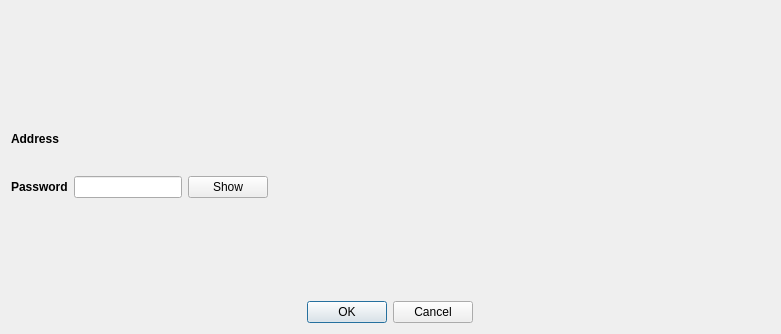
<?xml version="1.0" encoding="UTF-8"?>
<ui version="4.0">
 <class>UnlockDialog</class>
 <widget class="QDialog" name="UnlockDialog">
  <property name="geometry">
   <rect>
    <x>0</x>
    <y>0</y>
    <width>781</width>
    <height>334</height>
   </rect>
  </property>
  <property name="windowTitle">
   <string>Unlock account</string>
  </property>
  <property name="styleSheet">
   <string notr="true"/>
  </property>
  <layout class="QVBoxLayout" name="verticalLayout">
   <item>
    <layout class="QHBoxLayout" name="horizontalLayout">
     <item>
      <widget class="QLabel" name="imageLabel">
       <property name="maximumSize">
        <size>
         <width>200</width>
         <height>200</height>
        </size>
       </property>
       <property name="text">
        <string/>
       </property>
       <property name="pixmap">
        <pixmap resource="../../icons/tikka.slots.pyqt.resources.icons.index.qrc">:/images/unlocked</pixmap>
       </property>
       <property name="scaledContents">
        <bool>true</bool>
       </property>
      </widget>
     </item>
    </layout>
   </item>
   <item>
    <layout class="QGridLayout" name="gridLayout">
     <item row="0" column="0">
      <widget class="QLabel" name="addressLabel">
       <property name="font">
        <font>
         <weight>75</weight>
         <bold>true</bold>
        </font>
       </property>
       <property name="text">
        <string>Address</string>
       </property>
      </widget>
     </item>
     <item row="1" column="0">
      <widget class="QLabel" name="passwordLabel">
       <property name="sizePolicy">
        <sizepolicy hsizetype="Fixed" vsizetype="Preferred">
         <horstretch>0</horstretch>
         <verstretch>0</verstretch>
        </sizepolicy>
       </property>
       <property name="font">
        <font>
         <weight>75</weight>
         <bold>true</bold>
        </font>
       </property>
       <property name="text">
        <string>Password</string>
       </property>
      </widget>
     </item>
     <item row="1" column="1">
      <widget class="QLineEdit" name="passwordLineEdit">
       <property name="sizePolicy">
        <sizepolicy hsizetype="Fixed" vsizetype="Fixed">
         <horstretch>0</horstretch>
         <verstretch>0</verstretch>
        </sizepolicy>
       </property>
       <property name="text">
        <string/>
       </property>
       <property name="echoMode">
        <enum>QLineEdit::Password</enum>
       </property>
       <property name="alignment">
        <set>Qt::AlignCenter</set>
       </property>
      </widget>
     </item>
     <item row="1" column="2">
      <widget class="QPushButton" name="showButton">
       <property name="sizePolicy">
        <sizepolicy hsizetype="Minimum" vsizetype="Preferred">
         <horstretch>0</horstretch>
         <verstretch>0</verstretch>
        </sizepolicy>
       </property>
       <property name="text">
        <string>Show</string>
       </property>
      </widget>
     </item>
     <item row="1" column="4">
      <spacer name="horizontalSpacer">
       <property name="orientation">
        <enum>Qt::Horizontal</enum>
       </property>
       <property name="sizeHint" stdset="0">
        <size>
         <width>40</width>
         <height>20</height>
        </size>
       </property>
      </spacer>
     </item>
     <item row="0" column="1" colspan="4">
      <widget class="QLabel" name="addressValueLabel">
       <property name="sizePolicy">
        <sizepolicy hsizetype="Expanding" vsizetype="Preferred">
         <horstretch>0</horstretch>
         <verstretch>0</verstretch>
        </sizepolicy>
       </property>
       <property name="text">
        <string/>
       </property>
      </widget>
     </item>
    </layout>
   </item>
   <item alignment="Qt::AlignHCenter">
    <widget class="QLabel" name="errorLabel">
     <property name="styleSheet">
      <string notr="true">color : rgb(255, 0, 0)</string>
     </property>
     <property name="text">
      <string/>
     </property>
    </widget>
   </item>
   <item alignment="Qt::AlignHCenter">
    <widget class="QDialogButtonBox" name="buttonBox">
     <property name="enabled">
      <bool>true</bool>
     </property>
     <property name="orientation">
      <enum>Qt::Horizontal</enum>
     </property>
     <property name="standardButtons">
      <set>QDialogButtonBox::Cancel|QDialogButtonBox::Ok</set>
     </property>
    </widget>
   </item>
  </layout>
 </widget>
 <resources>
  <include location="../../icons/tikka.slots.pyqt.resources.icons.index.qrc"/>
 </resources>
 <connections>
  <connection>
   <sender>buttonBox</sender>
   <signal>accepted()</signal>
   <receiver>UnlockDialog</receiver>
   <slot>accept()</slot>
   <hints>
    <hint type="sourcelabel">
     <x>248</x>
     <y>254</y>
    </hint>
    <hint type="destinationlabel">
     <x>157</x>
     <y>274</y>
    </hint>
   </hints>
  </connection>
  <connection>
   <sender>buttonBox</sender>
   <signal>rejected()</signal>
   <receiver>UnlockDialog</receiver>
   <slot>reject()</slot>
   <hints>
    <hint type="sourcelabel">
     <x>316</x>
     <y>260</y>
    </hint>
    <hint type="destinationlabel">
     <x>286</x>
     <y>274</y>
    </hint>
   </hints>
  </connection>
 </connections>
</ui>
